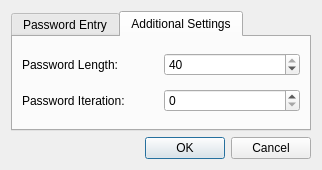
<?xml version="1.0" encoding="UTF-8"?>
<ui version="4.0">
 <class>NewEntryDialog</class>
 <widget class="QDialog" name="NewEntryDialog">
  <property name="geometry">
   <rect>
    <x>0</x>
    <y>0</y>
    <width>312</width>
    <height>170</height>
   </rect>
  </property>
  <property name="windowTitle">
   <string>New Entry</string>
  </property>
  <layout class="QGridLayout" name="gridLayout_3">
   <item row="0" column="0">
    <widget class="QTabWidget" name="tabWidget">
     <property name="minimumSize">
      <size>
       <width>300</width>
       <height>0</height>
      </size>
     </property>
     <property name="currentIndex">
      <number>1</number>
     </property>
     <widget class="QWidget" name="tab">
      <attribute name="title">
       <string>Password Entry</string>
      </attribute>
      <layout class="QGridLayout" name="gridLayout">
       <item row="0" column="0">
        <widget class="QLabel" name="label_3">
         <property name="text">
          <string>Hostname:</string>
         </property>
        </widget>
       </item>
       <item row="0" column="1">
        <widget class="QLineEdit" name="hostnameEdit"/>
       </item>
       <item row="1" column="0">
        <widget class="QLabel" name="label_4">
         <property name="text">
          <string>Account:</string>
         </property>
        </widget>
       </item>
       <item row="1" column="1">
        <widget class="QLineEdit" name="accountEdit"/>
       </item>
      </layout>
     </widget>
     <widget class="QWidget" name="tab_2">
      <attribute name="title">
       <string>Additional Settings</string>
      </attribute>
      <layout class="QGridLayout" name="gridLayout_2">
       <item row="0" column="0">
        <widget class="QLabel" name="label">
         <property name="text">
          <string>Password Length:</string>
         </property>
        </widget>
       </item>
       <item row="0" column="1">
        <widget class="QSpinBox" name="passwordLengthSpinner">
         <property name="minimum">
          <number>6</number>
         </property>
         <property name="maximum">
          <number>40</number>
         </property>
         <property name="value">
          <number>40</number>
         </property>
        </widget>
       </item>
       <item row="1" column="0">
        <widget class="QLabel" name="label_2">
         <property name="text">
          <string>Password Iteration:</string>
         </property>
        </widget>
       </item>
       <item row="1" column="1">
        <widget class="QSpinBox" name="passwordIterationSpinner">
         <property name="minimum">
          <number>0</number>
         </property>
         <property name="maximum">
          <number>9999</number>
         </property>
         <property name="value">
          <number>0</number>
         </property>
        </widget>
       </item>
      </layout>
     </widget>
    </widget>
   </item>
   <item row="1" column="0">
    <widget class="QDialogButtonBox" name="buttonBox">
     <property name="orientation">
      <enum>Qt::Horizontal</enum>
     </property>
     <property name="standardButtons">
      <set>QDialogButtonBox::Cancel|QDialogButtonBox::Ok</set>
     </property>
    </widget>
   </item>
  </layout>
 </widget>
 <tabstops>
  <tabstop>hostnameEdit</tabstop>
  <tabstop>accountEdit</tabstop>
  <tabstop>tabWidget</tabstop>
  <tabstop>passwordIterationSpinner</tabstop>
  <tabstop>passwordLengthSpinner</tabstop>
 </tabstops>
 <resources/>
 <connections>
  <connection>
   <sender>buttonBox</sender>
   <signal>accepted()</signal>
   <receiver>NewEntryDialog</receiver>
   <slot>accept()</slot>
   <hints>
    <hint type="sourcelabel">
     <x>248</x>
     <y>254</y>
    </hint>
    <hint type="destinationlabel">
     <x>157</x>
     <y>274</y>
    </hint>
   </hints>
  </connection>
  <connection>
   <sender>buttonBox</sender>
   <signal>rejected()</signal>
   <receiver>NewEntryDialog</receiver>
   <slot>reject()</slot>
   <hints>
    <hint type="sourcelabel">
     <x>316</x>
     <y>260</y>
    </hint>
    <hint type="destinationlabel">
     <x>286</x>
     <y>274</y>
    </hint>
   </hints>
  </connection>
 </connections>
</ui>
